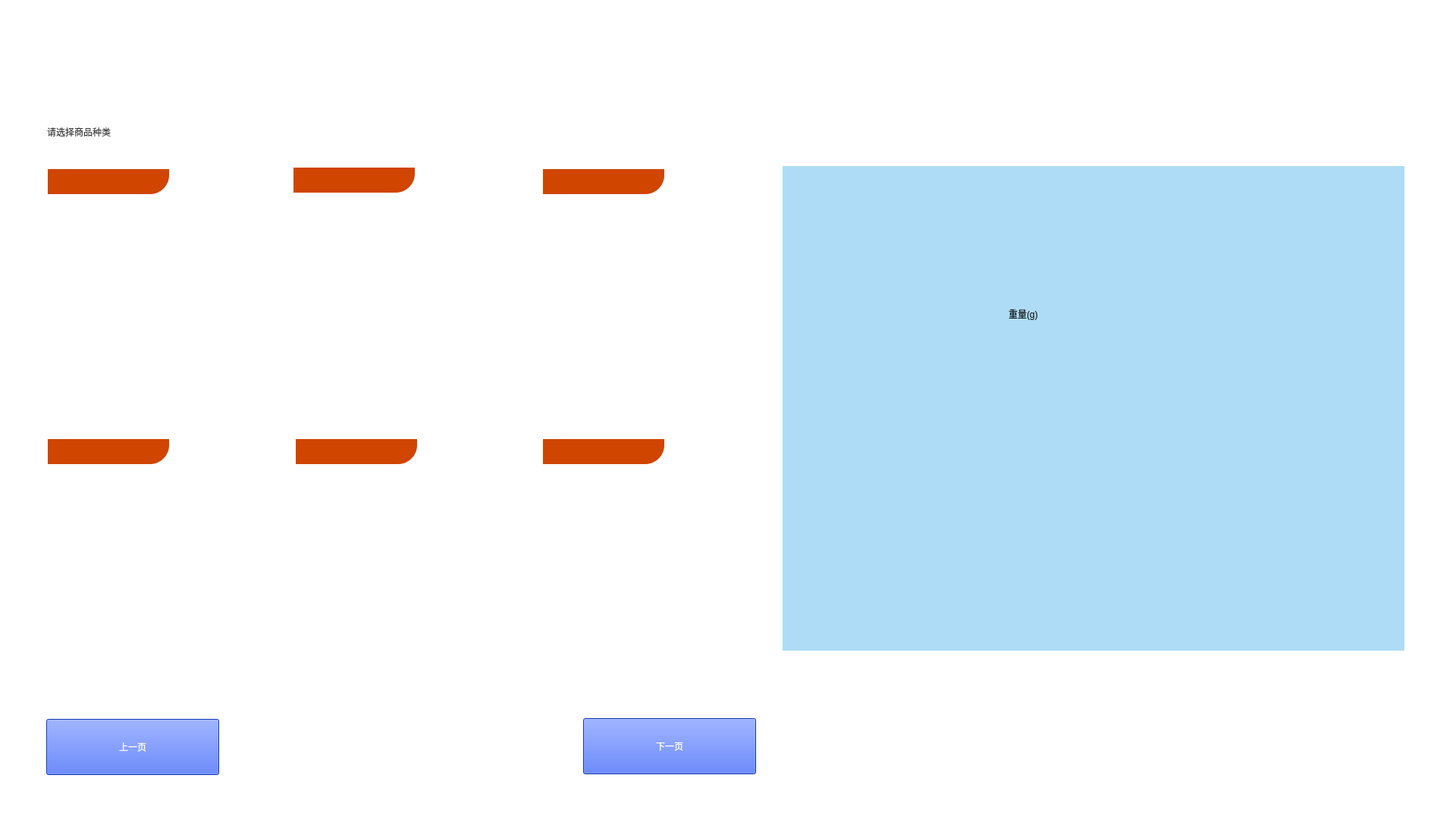
<?xml version="1.0" encoding="UTF-8"?>
<ui version="4.0">
 <class>RecognitionResult</class>
 <widget class="QMainWindow" name="RecognitionResult">
  <property name="enabled">
   <bool>true</bool>
  </property>
  <property name="geometry">
   <rect>
    <x>0</x>
    <y>0</y>
    <width>1920</width>
    <height>1080</height>
   </rect>
  </property>
  <property name="font">
   <font>
    <family>Agency FB</family>
    <pointsize>18</pointsize>
   </font>
  </property>
  <property name="windowTitle">
   <string>智能电子称</string>
  </property>
  <property name="autoFillBackground">
   <bool>false</bool>
  </property>
  <property name="styleSheet">
   <string notr="true">background-color: rgb(255, 255, 255);</string>
  </property>
  <property name="documentMode">
   <bool>true</bool>
  </property>
  <property name="dockNestingEnabled">
   <bool>false</bool>
  </property>
  <widget class="QWidget" name="centralwidget">
   <widget class="QPushButton" name="image_3">
    <property name="enabled">
     <bool>true</bool>
    </property>
    <property name="geometry">
     <rect>
      <x>716</x>
      <y>223</y>
      <width>279</width>
      <height>279</height>
     </rect>
    </property>
    <property name="text">
     <string/>
    </property>
    <property name="checkable">
     <bool>true</bool>
    </property>
    <property name="autoDefault">
     <bool>true</bool>
    </property>
    <property name="flat">
     <bool>true</bool>
    </property>
   </widget>
   <widget class="QPushButton" name="image_4">
    <property name="enabled">
     <bool>true</bool>
    </property>
    <property name="geometry">
     <rect>
      <x>63</x>
      <y>579</y>
      <width>279</width>
      <height>279</height>
     </rect>
    </property>
    <property name="styleSheet">
     <string notr="true"/>
    </property>
    <property name="text">
     <string/>
    </property>
    <property name="checkable">
     <bool>true</bool>
    </property>
    <property name="autoDefault">
     <bool>true</bool>
    </property>
    <property name="flat">
     <bool>true</bool>
    </property>
   </widget>
   <widget class="QPushButton" name="image_5">
    <property name="enabled">
     <bool>true</bool>
    </property>
    <property name="geometry">
     <rect>
      <x>390</x>
      <y>579</y>
      <width>279</width>
      <height>279</height>
     </rect>
    </property>
    <property name="text">
     <string/>
    </property>
    <property name="checkable">
     <bool>true</bool>
    </property>
    <property name="autoDefault">
     <bool>true</bool>
    </property>
    <property name="flat">
     <bool>true</bool>
    </property>
   </widget>
   <widget class="QPushButton" name="image_6">
    <property name="enabled">
     <bool>true</bool>
    </property>
    <property name="geometry">
     <rect>
      <x>716</x>
      <y>579</y>
      <width>279</width>
      <height>279</height>
     </rect>
    </property>
    <property name="focusPolicy">
     <enum>Qt::NoFocus</enum>
    </property>
    <property name="text">
     <string/>
    </property>
    <property name="checkable">
     <bool>true</bool>
    </property>
    <property name="autoDefault">
     <bool>true</bool>
    </property>
    <property name="flat">
     <bool>true</bool>
    </property>
   </widget>
   <widget class="QLabel" name="image_1_name">
    <property name="geometry">
     <rect>
      <x>63</x>
      <y>519</y>
      <width>279</width>
      <height>40</height>
     </rect>
    </property>
    <property name="styleSheet">
     <string notr="true">font: 21pt &quot;微软雅黑&quot;;
background-color: rgb(255, 255, 255);
color: rgb(62, 62, 62);</string>
    </property>
    <property name="text">
     <string/>
    </property>
   </widget>
   <widget class="QLabel" name="image_2_name">
    <property name="geometry">
     <rect>
      <x>387</x>
      <y>519</y>
      <width>279</width>
      <height>40</height>
     </rect>
    </property>
    <property name="styleSheet">
     <string notr="true">font: 21pt &quot;微软雅黑&quot;;
background-color: rgb(255, 255, 255);
color: rgb(62, 62, 62);</string>
    </property>
    <property name="text">
     <string/>
    </property>
   </widget>
   <widget class="QLabel" name="image_3_name">
    <property name="geometry">
     <rect>
      <x>716</x>
      <y>519</y>
      <width>279</width>
      <height>40</height>
     </rect>
    </property>
    <property name="styleSheet">
     <string notr="true">font: 21pt &quot;微软雅黑&quot;;
background-color: rgb(255, 255, 255);
color: rgb(62, 62, 62);</string>
    </property>
    <property name="text">
     <string/>
    </property>
   </widget>
   <widget class="QLabel" name="image_4_name">
    <property name="geometry">
     <rect>
      <x>63</x>
      <y>874</y>
      <width>279</width>
      <height>40</height>
     </rect>
    </property>
    <property name="styleSheet">
     <string notr="true">font: 21pt &quot;微软雅黑&quot;;
background-color: rgb(255, 255, 255);
color: rgb(62, 62, 62);</string>
    </property>
    <property name="text">
     <string/>
    </property>
   </widget>
   <widget class="QLabel" name="image_5_name">
    <property name="geometry">
     <rect>
      <x>390</x>
      <y>874</y>
      <width>279</width>
      <height>40</height>
     </rect>
    </property>
    <property name="styleSheet">
     <string notr="true">font: 21pt &quot;微软雅黑&quot;;
background-color: rgb(255, 255, 255);
color: rgb(62, 62, 62);</string>
    </property>
    <property name="text">
     <string/>
    </property>
   </widget>
   <widget class="QLabel" name="image_6_name">
    <property name="geometry">
     <rect>
      <x>716</x>
      <y>874</y>
      <width>279</width>
      <height>40</height>
     </rect>
    </property>
    <property name="styleSheet">
     <string notr="true">font: 21pt &quot;微软雅黑&quot;;
background-color: rgb(255, 255, 255);
color: rgb(62, 62, 62);</string>
    </property>
    <property name="text">
     <string/>
    </property>
   </widget>
   <widget class="QPushButton" name="page_last">
    <property name="enabled">
     <bool>true</bool>
    </property>
    <property name="geometry">
     <rect>
      <x>61</x>
      <y>948</y>
      <width>228</width>
      <height>74</height>
     </rect>
    </property>
    <property name="styleSheet">
     <string notr="true">font: 25pt &quot;微软雅黑&quot;;
color: rgb(255, 255, 255);
background-color: rgb(23, 73, 255);</string>
    </property>
    <property name="text">
     <string>上一页</string>
    </property>
    <property name="flat">
     <bool>false</bool>
    </property>
   </widget>
   <widget class="QPushButton" name="page_next">
    <property name="enabled">
     <bool>true</bool>
    </property>
    <property name="geometry">
     <rect>
      <x>769</x>
      <y>947</y>
      <width>228</width>
      <height>74</height>
     </rect>
    </property>
    <property name="autoFillBackground">
     <bool>false</bool>
    </property>
    <property name="styleSheet">
     <string notr="true">font: 25pt &quot;微软雅黑&quot;;
color: rgb(255, 255, 255);
background-color: rgb(23, 73, 255);</string>
    </property>
    <property name="text">
     <string>下一页</string>
    </property>
    <property name="autoDefault">
     <bool>false</bool>
    </property>
    <property name="default">
     <bool>false</bool>
    </property>
    <property name="flat">
     <bool>false</bool>
    </property>
   </widget>
   <widget class="QLabel" name="label_title">
    <property name="geometry">
     <rect>
      <x>0</x>
      <y>0</y>
      <width>1920</width>
      <height>96</height>
     </rect>
    </property>
    <property name="text">
     <string/>
    </property>
   </widget>
   <widget class="QPushButton" name="button_home">
    <property name="geometry">
     <rect>
      <x>1668</x>
      <y>13</y>
      <width>215</width>
      <height>70</height>
     </rect>
    </property>
    <property name="text">
     <string/>
    </property>
    <property name="flat">
     <bool>true</bool>
    </property>
   </widget>
   <widget class="QLabel" name="label_notice">
    <property name="geometry">
     <rect>
      <x>62</x>
      <y>151</y>
      <width>500</width>
      <height>45</height>
     </rect>
    </property>
    <property name="styleSheet">
     <string notr="true">font: 30pt &quot;微软雅黑&quot;;
background-color: rgb(255, 255, 255);
color: rgb(62, 62, 62);</string>
    </property>
    <property name="text">
     <string>请选择商品种类</string>
    </property>
   </widget>
   <widget class="QLabel" name="choice_name">
    <property name="geometry">
     <rect>
      <x>380</x>
      <y>151</y>
      <width>201</width>
      <height>45</height>
     </rect>
    </property>
    <property name="styleSheet">
     <string notr="true">font: 30pt &quot;微软雅黑&quot;;
background-color: rgb(255, 255, 255);
color: rgb(62, 62, 62);</string>
    </property>
    <property name="text">
     <string/>
    </property>
   </widget>
   <widget class="QPushButton" name="image_1">
    <property name="enabled">
     <bool>true</bool>
    </property>
    <property name="geometry">
     <rect>
      <x>63</x>
      <y>223</y>
      <width>279</width>
      <height>279</height>
     </rect>
    </property>
    <property name="text">
     <string/>
    </property>
    <property name="checkable">
     <bool>true</bool>
    </property>
    <property name="autoDefault">
     <bool>true</bool>
    </property>
    <property name="flat">
     <bool>true</bool>
    </property>
   </widget>
   <widget class="QPushButton" name="image_2">
    <property name="enabled">
     <bool>true</bool>
    </property>
    <property name="geometry">
     <rect>
      <x>387</x>
      <y>221</y>
      <width>279</width>
      <height>279</height>
     </rect>
    </property>
    <property name="text">
     <string/>
    </property>
    <property name="checkable">
     <bool>true</bool>
    </property>
    <property name="autoDefault">
     <bool>true</bool>
    </property>
    <property name="flat">
     <bool>true</bool>
    </property>
   </widget>
   <widget class="QLabel" name="background_label">
    <property name="geometry">
     <rect>
      <x>1032</x>
      <y>219</y>
      <width>820</width>
      <height>639</height>
     </rect>
    </property>
    <property name="styleSheet">
     <string notr="true">background-color: rgb(174, 220, 246);

</string>
    </property>
    <property name="text">
     <string/>
    </property>
   </widget>
   <widget class="QLabel" name="weight_text">
    <property name="geometry">
     <rect>
      <x>1330</x>
      <y>358</y>
      <width>361</width>
      <height>111</height>
     </rect>
    </property>
    <property name="styleSheet">
     <string notr="true">font: 60pt &quot;微软雅黑&quot;;
background-color: rgb(174, 220, 246);



</string>
    </property>
    <property name="text">
     <string>重量(g)</string>
    </property>
   </widget>
   <widget class="QLabel" name="weight">
    <property name="geometry">
     <rect>
      <x>1121</x>
      <y>500</y>
      <width>651</width>
      <height>241</height>
     </rect>
    </property>
    <property name="styleSheet">
     <string notr="true">font: 125pt &quot;微软雅黑&quot;;
background-color: rgb(174, 220, 246);



</string>
    </property>
    <property name="text">
     <string/>
    </property>
   </widget>
   <widget class="QLabel" name="unit_price_1">
    <property name="geometry">
     <rect>
      <x>63</x>
      <y>223</y>
      <width>160</width>
      <height>33</height>
     </rect>
    </property>
    <property name="styleSheet">
     <string notr="true">color: rgb(255, 252, 0);
background-color: rgb(208, 69, 0);
font: 19pt &quot;微软雅黑&quot;;
border-bottom-right-radius: 25px</string>
    </property>
    <property name="text">
     <string/>
    </property>
   </widget>
   <widget class="QLabel" name="unit_price_2">
    <property name="geometry">
     <rect>
      <x>387</x>
      <y>221</y>
      <width>160</width>
      <height>33</height>
     </rect>
    </property>
    <property name="styleSheet">
     <string notr="true">color: rgb(255, 252, 0);
background-color: rgb(208, 69, 0);
font: 19pt &quot;微软雅黑&quot;;
border-bottom-right-radius: 25px</string>
    </property>
    <property name="text">
     <string/>
    </property>
   </widget>
   <widget class="QLabel" name="unit_price_3">
    <property name="geometry">
     <rect>
      <x>716</x>
      <y>223</y>
      <width>160</width>
      <height>33</height>
     </rect>
    </property>
    <property name="styleSheet">
     <string notr="true">color: rgb(255, 252, 0);
background-color: rgb(208, 69, 0);
font: 19pt &quot;微软雅黑&quot;;
border-bottom-right-radius: 25px</string>
    </property>
    <property name="text">
     <string/>
    </property>
   </widget>
   <widget class="QLabel" name="unit_price_4">
    <property name="geometry">
     <rect>
      <x>63</x>
      <y>579</y>
      <width>160</width>
      <height>33</height>
     </rect>
    </property>
    <property name="styleSheet">
     <string notr="true">color: rgb(255, 252, 0);
background-color: rgb(208, 69, 0);
font: 19pt &quot;微软雅黑&quot;;
border-bottom-right-radius: 25px</string>
    </property>
    <property name="text">
     <string/>
    </property>
   </widget>
   <widget class="QLabel" name="unit_price_5">
    <property name="geometry">
     <rect>
      <x>390</x>
      <y>579</y>
      <width>160</width>
      <height>33</height>
     </rect>
    </property>
    <property name="styleSheet">
     <string notr="true">color: rgb(255, 252, 0);
background-color: rgb(208, 69, 0);
font: 19pt &quot;微软雅黑&quot;;
border-bottom-right-radius: 25px</string>
    </property>
    <property name="text">
     <string/>
    </property>
   </widget>
   <widget class="QLabel" name="unit_price_6">
    <property name="geometry">
     <rect>
      <x>716</x>
      <y>579</y>
      <width>160</width>
      <height>33</height>
     </rect>
    </property>
    <property name="styleSheet">
     <string notr="true">color: rgb(255, 252, 0);
background-color: rgb(208, 69, 0);
font: 19pt &quot;微软雅黑&quot;;
border-bottom-right-radius: 25px</string>
    </property>
    <property name="text">
     <string/>
    </property>
   </widget>
  </widget>
 </widget>
 <resources/>
 <connections/>
</ui>
